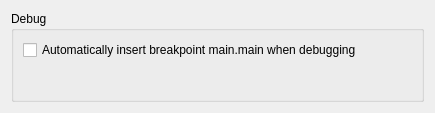
<?xml version="1.0" encoding="UTF-8"?>
<ui version="4.0">
 <class>LiteDebugOption</class>
 <widget class="QWidget" name="LiteDebugOption">
  <property name="geometry">
   <rect>
    <x>0</x>
    <y>0</y>
    <width>435</width>
    <height>113</height>
   </rect>
  </property>
  <property name="windowTitle">
   <string>Form</string>
  </property>
  <layout class="QVBoxLayout" name="verticalLayout_2">
   <item>
    <widget class="QGroupBox" name="groupBox">
     <property name="title">
      <string>Debug</string>
     </property>
     <layout class="QVBoxLayout" name="verticalLayout">
      <item>
       <widget class="QCheckBox" name="autoBreakMainCheckBox">
        <property name="text">
         <string>Automatically insert breakpoint main.main when debugging</string>
        </property>
       </widget>
      </item>
      <item>
       <spacer name="verticalSpacer">
        <property name="orientation">
         <enum>Qt::Vertical</enum>
        </property>
        <property name="sizeHint" stdset="0">
         <size>
          <width>20</width>
          <height>40</height>
         </size>
        </property>
       </spacer>
      </item>
     </layout>
    </widget>
   </item>
  </layout>
 </widget>
 <resources/>
 <connections/>
</ui>
